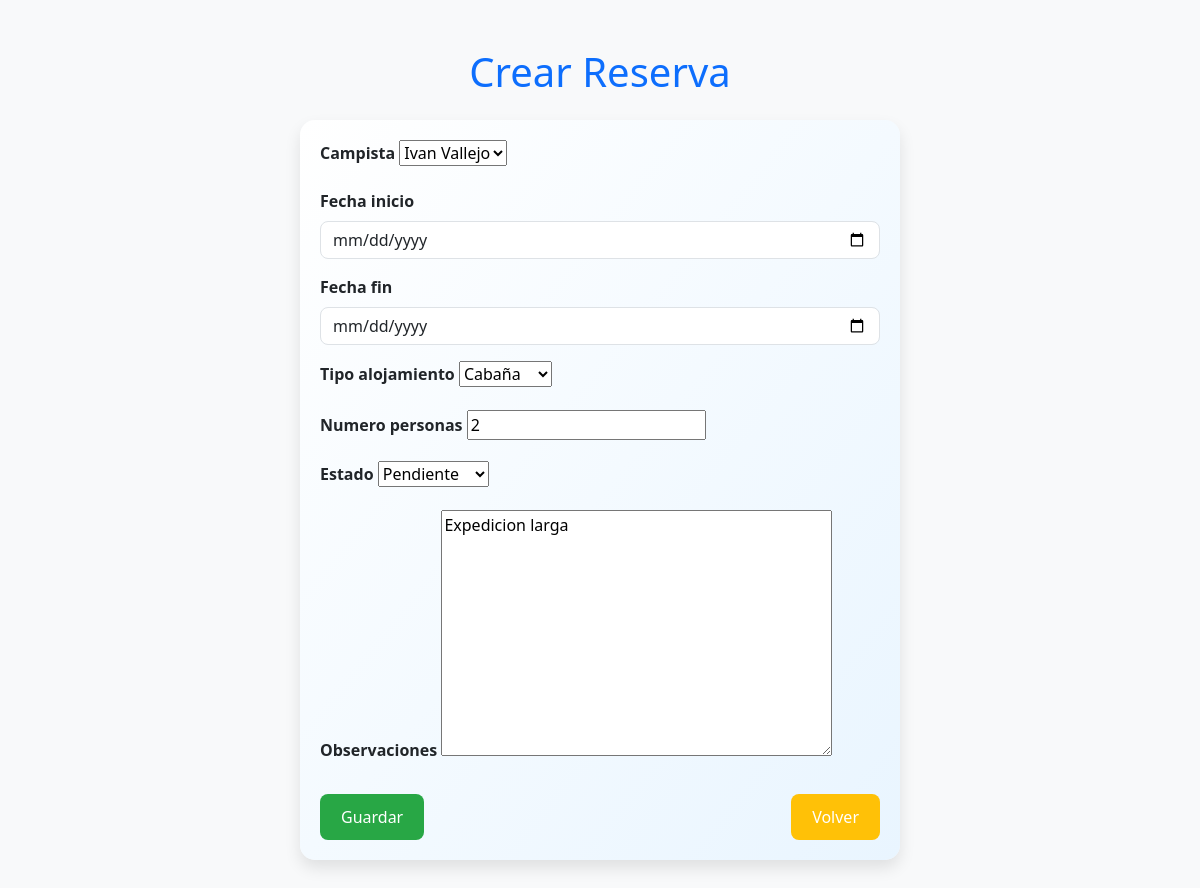
The app's page /reserva/1/editar/ with its own data.
### reservas/models.py (models this page shows, shortened)
class Reserva(models.Model):
    TIPO_ALOJAMIENTO = [
        ('Tienda', 'Tienda'),
        ('Cabaña', 'Cabaña'),
        ('Caravana', 'Caravana'),
    ]
    ESTADO_RESERVA = [
        ('Confirmada', 'Confirmada'),
        ('Pendiente', 'Pendiente'),
        ('Cancelada', 'Cancelada'),
    ]
    campista = models.ForeignKey(Campista, on_delete=models.CASCADE)
    fecha_inicio = models.DateField()
    fecha_fin = models.DateField()
    tipo_alojamiento = models.CharField(max_length=20, choices=TIPO_ALOJAMIENTO)
    numero_personas = models.IntegerField()
    estado = models.CharField(max_length=20, choices=ESTADO_RESERVA)
    observaciones = models.TextField(blank=True, null=True)

### reservas/views.py (the view)
# urls.py: path('reserva/<int:id>/editar/', views.reserva_edit, name='reserva_edit'),
def reserva_edit(request, id):
    reserva = get_object_or_404(Reserva, pk=id)
    if request.method == "POST":
        form = ReservaForm(request.POST, instance=reserva)
        if form.is_valid():
            form.save()
            return redirect('reserva_list')
    else:
        form = ReservaForm(instance=reserva)
    return render(request, 'reserva_form.html', {'form': form})

### reservas/forms.py
class ReservaForm(forms.ModelForm):
    class Meta:
        model = Reserva
        fields = ['campista', 'fecha_inicio', 'fecha_fin', 'tipo_alojamiento', 'numero_personas', 'estado', 'observaciones']

### reservas/models.py (called while the page is built)
    def __str__(self):
        return self.nombre

### templates/reserva_form.html (shortened to what this page needs)
<!DOCTYPE html>
<html lang="es">
<head>
    <link href="https://cdn.jsdelivr.net/npm/bootstrap@5.3.0/dist/css/bootstrap.min.css" rel="stylesheet">
</head>
<body class="bg-light">
    <div class="container py-5">
        <h1 class="text-center text-primary mb-4">
            {% if reserva %}Editar{% else %}Crear{% endif %} Reserva
        </h1>
        <div class="custom-card mx-auto" style="max-width: 600px;">
            <form method="POST" class="needs-validation" novalidate>
                {% for field in form %}
                    <div class="mb-3">
                        <label for="{{ field.id_for_label }}" class="form-label fw-bold">{{ field.label }}</label>
                        {% if field.name == 'fecha_inicio' or field.name == 'fecha_fin' %}
                            <input type="date" class="form-control" id="{{ field.id_for_label }}" name="{{ field.name }}" value="{{ field.value }}" required>
                        {% else %}
                            {{ field }}
                        {% endif %}
                    </div>
                {% endfor %}
                <div class="d-flex justify-content-between mt-4">
                    <button type="submit" class="btn btn-custom-save">
                         Guardar
                    </button>
                    <a href="{% url 'reserva_list' %}" class="btn btn-custom-back">
                         Volver
                    </a>
                </div>
            </form>
        </div>
    </div>
</body>
</html>

### templates/reserva_form.html (style rules this page uses)
.custom-card { background: linear-gradient(to bottom right, #ffffff, #e9f5ff); box-shadow: 0px 8px 16px rgba(0, 0, 0, 0.1); border-radius: 15px; padding: 20px; }
.form-control { border-radius: 8px; }
.btn-custom-save { background-color: #28A745; color: white; border-radius: 8px; padding: 10px 20px; }
.btn-custom-back { background-color: #FFC107; color: white; border-radius: 8px; padding: 10px 20px; }

### records on screen
Reserva: form "Ivan Vallejo" "Cabaña" "2" "Pendiente" "Expedicion larga"

### other values on screen
{{ field.label }} "Campista" "Fecha inicio" "Fecha fin" "Tipo alojamiento" "Numero personas" "Estado" "Observaciones"
